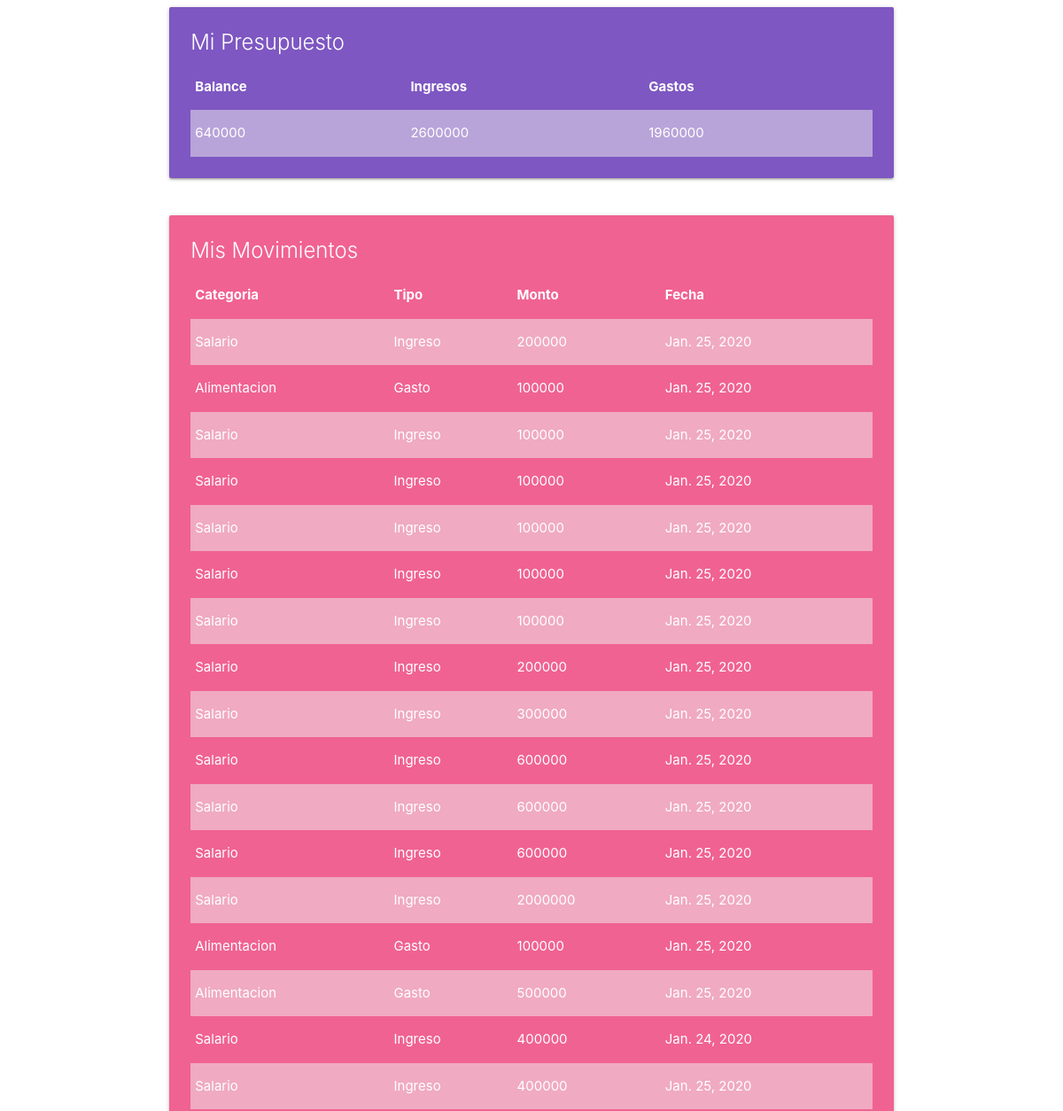
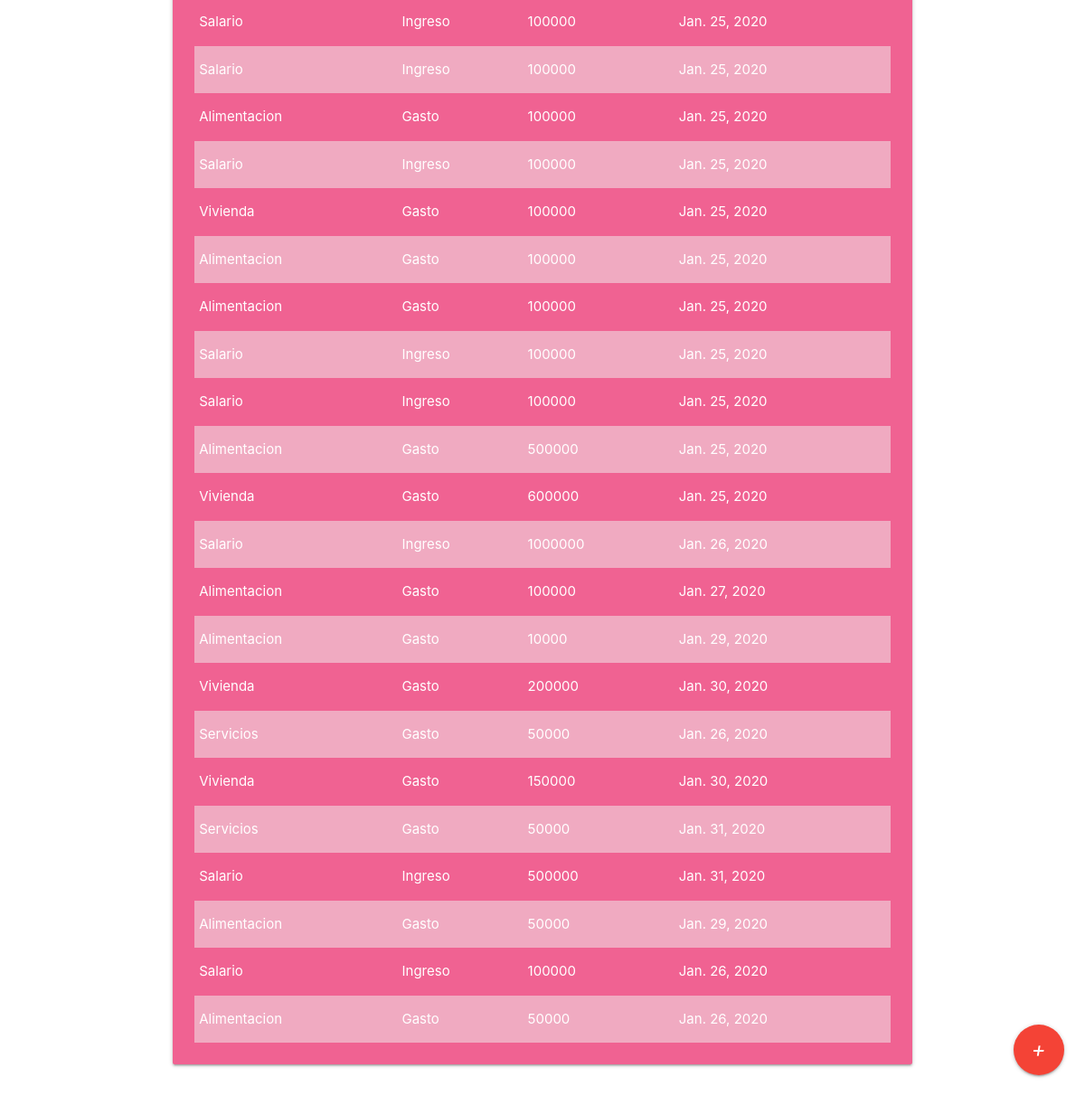
The page / on the database its author committed (2 pictures, top to bottom).
### billetera/models.py (models this page shows, shortened)
class Balance(models.Model):
    saldo = models.DecimalField(max_digits=8, decimal_places=0)
    ingresos = models.IntegerField()
    gastos = models.IntegerField()

class Movimiento(models.Model):
    GASTO = "Gasto"
    INGRESO = "Ingreso"
    TIPO_GASTO_CHOICE = [
        (INGRESO, 'Ingreso'),
        (GASTO, 'Gasto'),
    ]
    categoria = models.ForeignKey(Categoria, null=False, on_delete=models.PROTECT)
    tipo = models.CharField(choices=TIPO_GASTO_CHOICE, default=GASTO, max_length=10)
    monto = models.DecimalField(max_digits=8, decimal_places=0)
    fecha = models.DateField(default=datetime.date.today)

class Categoria(models.Model):
    descripcion = models.CharField(max_length=100)

### billetera/views.py (the view)
# urls.py: path('', views.getBadget, name="home"),
def getBadget(request):
    balance = Balance.objects.all()
    movimiento = Movimiento.objects.all()
    return render(request, "home.html", { "balance" : balance , "movimientos" : movimiento })

### templates/home.html (shortened to what this page needs)
<!DOCTYPE html>
<html lang="en" dir="ltr">
  <head>
    <link rel="stylesheet" href="https://cdnjs.cloudflare.com/ajax/libs/materialize/1.0.0/css/materialize.min.css">
  </head>
  <body>
    <div class="container">
      <div class="row">
        <div class="col s12 m12">
          <div class="card deep-purple lighten-1">
            <div class="card-content white-text">
              <span class="card-title">Mi Presupuesto</span>
                <table class="striped">
                  <thead>
                    <tr>
                      <th>Balance</th>
                      <th>Ingresos</th>
                      <th>Gastos</th>
                    </tr>
                  </thead>
                  <tbody>
                    {% for data in balance %}
                    <tr>
                      <td>{{ data.saldo }}</td>
                      <td>{{ data.ingresos }}</td>
                      <td>{{ data.gastos }}</td>
                    </tr>
                    {% endfor %}
                  </tbody>
                 </table >
             </div>
           </div>
         </div>
       </div>
       <div class="row">
         <div class="col s12 m12">
           <div class="card pink lighten-2">
             <div class="card-content white-text">
               <span class="card-title">Mis Movimientos</span>
               <table class="striped">
                 <thead>
                   <tr>
                     <th>Categoria</th>
                     <th>Tipo</th>
                     <th>Monto</th>
                     <th>Fecha</th>
                   </tr>
                 </thead>
                 <tbody>
                   {% for mov in movimientos %}
                   <tr>
                     <td>{{ mov.categoria.descripcion }}</td>
                     <td>{{ mov.tipo }}</td>
                     <td>{{ mov.monto }}</td>
                     <td>{{ mov.fecha }}</td>
                   </tr>
                   {% endfor %}
                 </tbody>
               </table>
             </div>
           </div>
         </div>
       </div>
     </div>
     <div class="fixed-action-btn">
       <a href="{% url 'movimiento' %}" class="btn-floating btn-large red">
         <i class="large material-icons">+</i>
       </a>
     </div>
  </body>
</html>

### rows shown on the page
Balance: saldo "640000", ingresos "2600000", gastos "1960000"
Movimiento: categoria.descripcion "Salario", tipo "Ingreso", monto "200000", fecha "Jan. 25, 2020"
Movimiento: categoria.descripcion "Alimentacion", tipo "Gasto", monto "100000", fecha "Jan. 25, 2020"
Movimiento: categoria.descripcion "Salario", tipo "Ingreso", monto "100000", fecha "Jan. 25, 2020"
Movimiento: categoria.descripcion "Salario", tipo "Ingreso", monto "100000", fecha "Jan. 25, 2020"
Movimiento: categoria.descripcion "Salario", tipo "Ingreso", monto "100000", fecha "Jan. 25, 2020"
Movimiento: categoria.descripcion "Salario", tipo "Ingreso", monto "100000", fecha "Jan. 25, 2020"
Movimiento: categoria.descripcion "Salario", tipo "Ingreso", monto "100000", fecha "Jan. 25, 2020"
Movimiento: categoria.descripcion "Salario", tipo "Ingreso", monto "200000", fecha "Jan. 25, 2020"
Movimiento: categoria.descripcion "Salario", tipo "Ingreso", monto "300000", fecha "Jan. 25, 2020"
Movimiento: categoria.descripcion "Salario", tipo "Ingreso", monto "600000", fecha "Jan. 25, 2020"
Movimiento: categoria.descripcion "Salario", tipo "Ingreso", monto "600000", fecha "Jan. 25, 2020"
Movimiento: categoria.descripcion "Salario", tipo "Ingreso", monto "600000", fecha "Jan. 25, 2020"
Movimiento: categoria.descripcion "Salario", tipo "Ingreso", monto "2000000", fecha "Jan. 25, 2020"
Movimiento: categoria.descripcion "Alimentacion", tipo "Gasto", monto "100000", fecha "Jan. 25, 2020"
Movimiento: categoria.descripcion "Alimentacion", tipo "Gasto", monto "500000", fecha "Jan. 25, 2020"
Movimiento: categoria.descripcion "Salario", tipo "Ingreso", monto "400000", fecha "Jan. 24, 2020"
Movimiento: categoria.descripcion "Salario", tipo "Ingreso", monto "400000", fecha "Jan. 25, 2020"
Movimiento: categoria.descripcion "Salario", tipo "Ingreso", monto "100000", fecha "Jan. 25, 2020"
Movimiento: categoria.descripcion "Salario", tipo "Ingreso", monto "100000", fecha "Jan. 25, 2020"
Movimiento: categoria.descripcion "Alimentacion", tipo "Gasto", monto "100000", fecha "Jan. 25, 2020"
Movimiento: categoria.descripcion "Salario", tipo "Ingreso", monto "100000", fecha "Jan. 25, 2020"
Movimiento: categoria.descripcion "Vivienda", tipo "Gasto", monto "100000", fecha "Jan. 25, 2020"
Movimiento: categoria.descripcion "Alimentacion", tipo "Gasto", monto "100000", fecha "Jan. 25, 2020"
Movimiento: categoria.descripcion "Alimentacion", tipo "Gasto", monto "100000", fecha "Jan. 25, 2020"
Movimiento: categoria.descripcion "Salario", tipo "Ingreso", monto "100000", fecha "Jan. 25, 2020"
Movimiento: categoria.descripcion "Salario", tipo "Ingreso", monto "100000", fecha "Jan. 25, 2020"
Movimiento: categoria.descripcion "Alimentacion", tipo "Gasto", monto "500000", fecha "Jan. 25, 2020"
Movimiento: categoria.descripcion "Vivienda", tipo "Gasto", monto "600000", fecha "Jan. 25, 2020"
Movimiento: categoria.descripcion "Salario", tipo "Ingreso", monto "1000000", fecha "Jan. 26, 2020"
Movimiento: categoria.descripcion "Alimentacion", tipo "Gasto", monto "100000", fecha "Jan. 27, 2020"
Movimiento: categoria.descripcion "Alimentacion", tipo "Gasto", monto "10000", fecha "Jan. 29, 2020"
Movimiento: categoria.descripcion "Vivienda", tipo "Gasto", monto "200000", fecha "Jan. 30, 2020"
Movimiento: categoria.descripcion "Servicios", tipo "Gasto", monto "50000", fecha "Jan. 26, 2020"
Movimiento: categoria.descripcion "Vivienda", tipo "Gasto", monto "150000", fecha "Jan. 30, 2020"
Movimiento: categoria.descripcion "Servicios", tipo "Gasto", monto "50000", fecha "Jan. 31, 2020"
Movimiento: categoria.descripcion "Salario", tipo "Ingreso", monto "500000", fecha "Jan. 31, 2020"
Movimiento: categoria.descripcion "Alimentacion", tipo "Gasto", monto "50000", fecha "Jan. 29, 2020"
Movimiento: categoria.descripcion "Salario", tipo "Ingreso", monto "100000", fecha "Jan. 26, 2020"
Movimiento: categoria.descripcion "Alimentacion", tipo "Gasto", monto "50000", fecha "Jan. 26, 2020"
